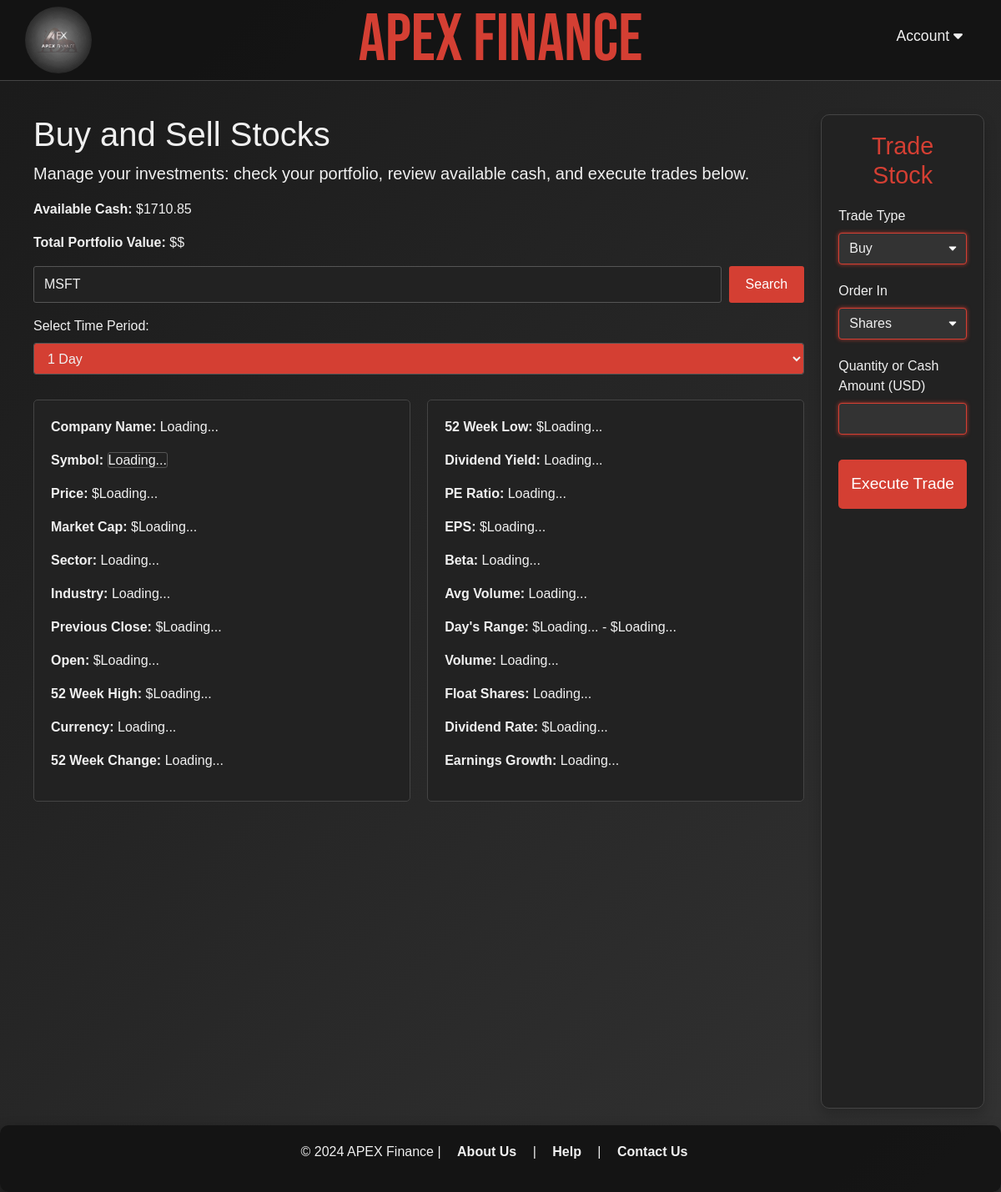
Before: /buySell (signed in) with the older database file.
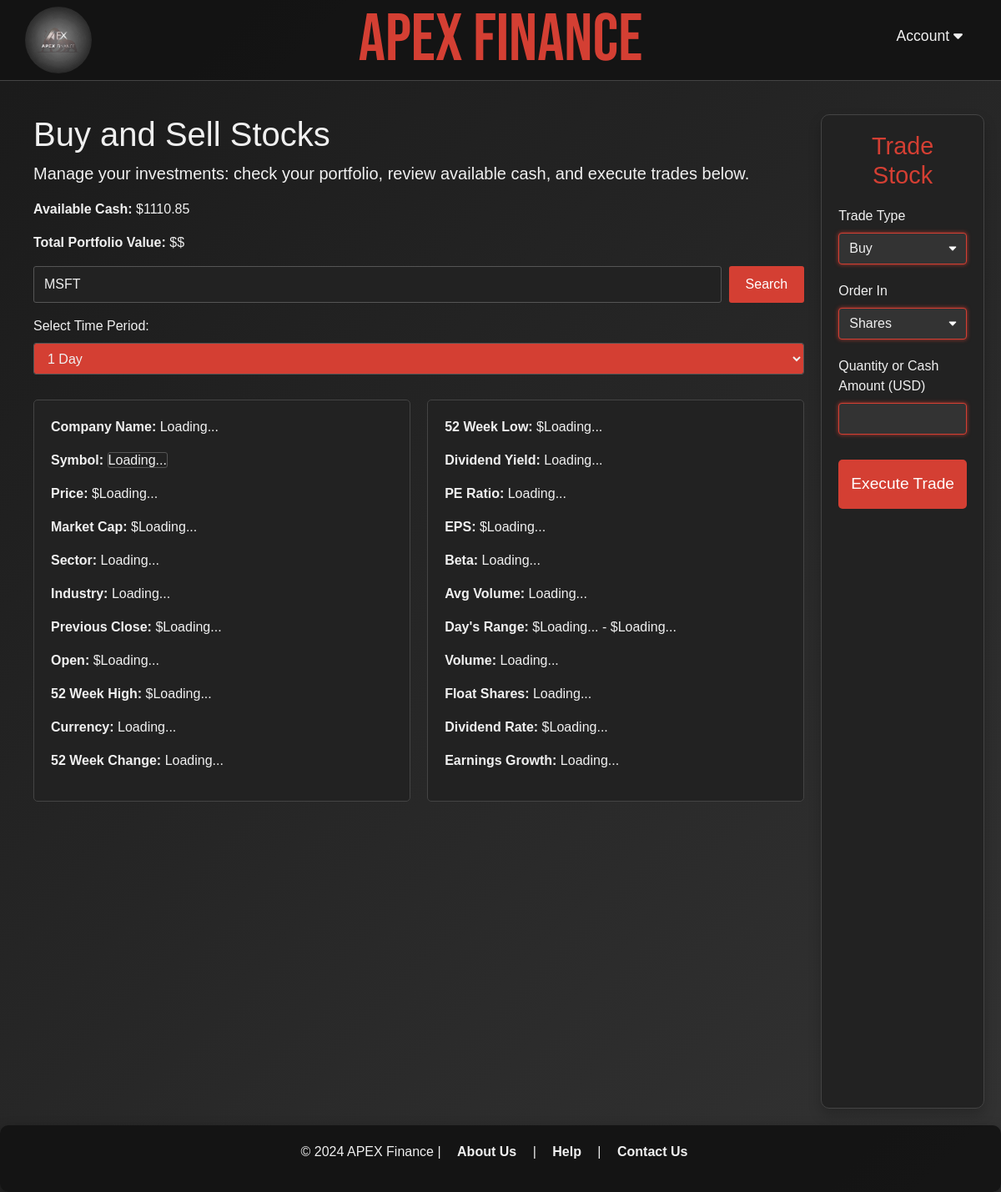
After: the same page with the newer database file.
### users/models.py (models this page shows, shortened)
class Profile(models.Model):
    user = models.OneToOneField(User, on_delete=models.CASCADE)
    available_cash = models.DecimalField(max_digits=10, decimal_places=2, default=10000.00)  # Store user's balance

### dashboard/views.py (the view)
# urls.py: path('buySell', views.buySell, name='buySell'),
@login_required(login_url='/users/login_user')
def buySell(request):
    profile = request.user.profile
    available_cash = profile.available_cash
    user_stocks = UserStock.objects.filter(profile=profile)
    query = request.session.get('query', None)
    return render(request, 'dashboard/buySell.html', {
        'available_cash': available_cash,
        'user_stocks': user_stocks,
        'company_name': query,
    })

### dashboard/templates/dashboard/buySell.html (shortened to what the changed rows need)
{% load static %}
<!DOCTYPE html>
<html lang="en">
    <head>
        <link rel="stylesheet" href="https://cdnjs.cloudflare.com/ajax/libs/font-awesome/6.0.0-beta3/css/all.min.css">
        <link rel="stylesheet" href="https://maxcdn.bootstrapcdn.com/bootstrap/4.0.0/css/bootstrap.min.css">
        <link href="{% static 'dashboard/buySell.css' %}" rel="stylesheet">
      </head>
<body>
    <header>
        <h1 class="title"><a href="{% url 'dashboard' %}" title="Explore APEX FINANCE">APEX FINANCE</a></h1>
    </header>
    <div class="container" style="display: flex; flex-direction: row;">
        <main>
            <div class="stock-info">
                <h1 class="cover-heading">Buy and Sell Stocks</h1>
                <section class="portfolio-summary" aria-labelledby="portfolio-heading">
                    <p>
                        <strong>Available Cash:</strong>
                        $<span id="availableCash">{{ available_cash }}</span>
                    </p>
                </section>
        </main>
    </div>
</body>
</html>

Changed rows visible on the page:
changed Profile: available_cash "1710.85" → "1110.85"
